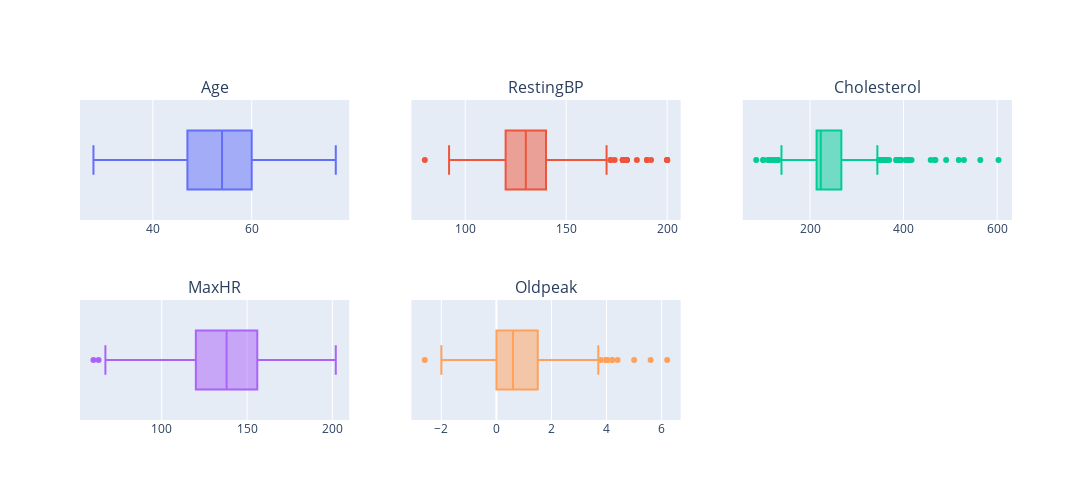

Notebook code cell kept with this figure:
### Code cell
# Deal with outliners
from plotly.subplots import make_subplots
fig = make_subplots(rows=2, cols=3, 
# Set the subplot titles
subplot_titles=['Age', 'RestingBP', 'Cholesterol','MaxHR','Oldpeak'])
#create boxplot visualization of numeric columns
fig.add_trace(go.Box(x=df.Age, name='', showlegend=False), row=1, col=1)
fig.add_trace(go.Box(x=df.RestingBP, name='', showlegend=False), row=1, col=2)
fig.add_trace(go.Box(x=df.Cholesterol, name='', showlegend=False), row=1, col=3)
fig.add_trace(go.Box(x=df.MaxHR, name='', showlegend=False), row=2, col=1)
fig.add_trace(go.Box(x=df.Oldpeak, name='', showlegend=False), row=2, col=2)

#config size
fig.update_layout(height=500, width=1100)
#show visualizations
fig.show()

### Figure 1 — Plotly figure (JSON) as saved in the notebook; plotly's stock layout.template omitted (floating-point values rounded to 4 significant figures; data arrays with more than 128 entries replaced by an {"elided": "..."} marker saying what was removed)
{"data": [{"name": "", "showlegend": false, "type": "box", "x": {"elided": "917 int values"}, "xaxis": "x", "yaxis": "y"}, {"name": "", "showlegend": false, "type": "box", "x": {"elided": "917 int values"}, "xaxis": "x2", "yaxis": "y2"}, {"name": "", "showlegend": false, "type": "box", "x": {"elided": "917 int values"}, "xaxis": "x3", "yaxis": "y3"}, {"name": "", "showlegend": false, "type": "box", "x": {"elided": "917 int values"}, "xaxis": "x4", "yaxis": "y4"}, {"name": "", "showlegend": false, "type": "box", "x": {"elided": "917 float values"}, "xaxis": "x5", "yaxis": "y5"}], "layout": {"annotations": [{"font": {"size": 16}, "showarrow": false, "text": "Age", "x": 0.1444, "xanchor": "center", "xref": "paper", "y": 1, "yanchor": "bottom", "yref": "paper"}, {"font": {"size": 16}, "showarrow": false, "text": "RestingBP", "x": 0.5, "xanchor": "center", "xref": "paper", "y": 1, "yanchor": "bottom", "yref": "paper"}, {"font": {"size": 16}, "showarrow": false, "text": "Cholesterol", "x": 0.8556, "xanchor": "center", "xref": "paper", "y": 1, "yanchor": "bottom", "yref": "paper"}, {"font": {"size": 16}, "showarrow": false, "text": "MaxHR", "x": 0.1444, "xanchor": "center", "xref": "paper", "y": 0.375, "yanchor": "bottom", "yref": "paper"}, {"font": {"size": 16}, "showarrow": false, "text": "Oldpeak", "x": 0.5, "xanchor": "center", "xref": "paper", "y": 0.375, "yanchor": "bottom", "yref": "paper"}], "height": 500, "width": 1100, "xaxis": {"anchor": "y", "domain": [0, 0.2889]}, "xaxis2": {"anchor": "y2", "domain": [0.3556, 0.6444]}, "xaxis3": {"anchor": "y3", "domain": [0.7111, 1]}, "xaxis4": {"anchor": "y4", "domain": [0, 0.2889]}, "xaxis5": {"anchor": "y5", "domain": [0.3556, 0.6444]}, "xaxis6": {"anchor": "y6", "domain": [0.7111, 1]}, "yaxis": {"anchor": "x", "domain": [0.625, 1]}, "yaxis2": {"anchor": "x2", "domain": [0.625, 1]}, "yaxis3": {"anchor": "x3", "domain": [0.625, 1]}, "yaxis4": {"anchor": "x4", "domain": [0, 0.375]}, "yaxis5": {"anchor": "x5", "domain": [0, 0.375]}, "yaxis6": {"anchor": "x6", "domain": [0, 0.375]}}}
